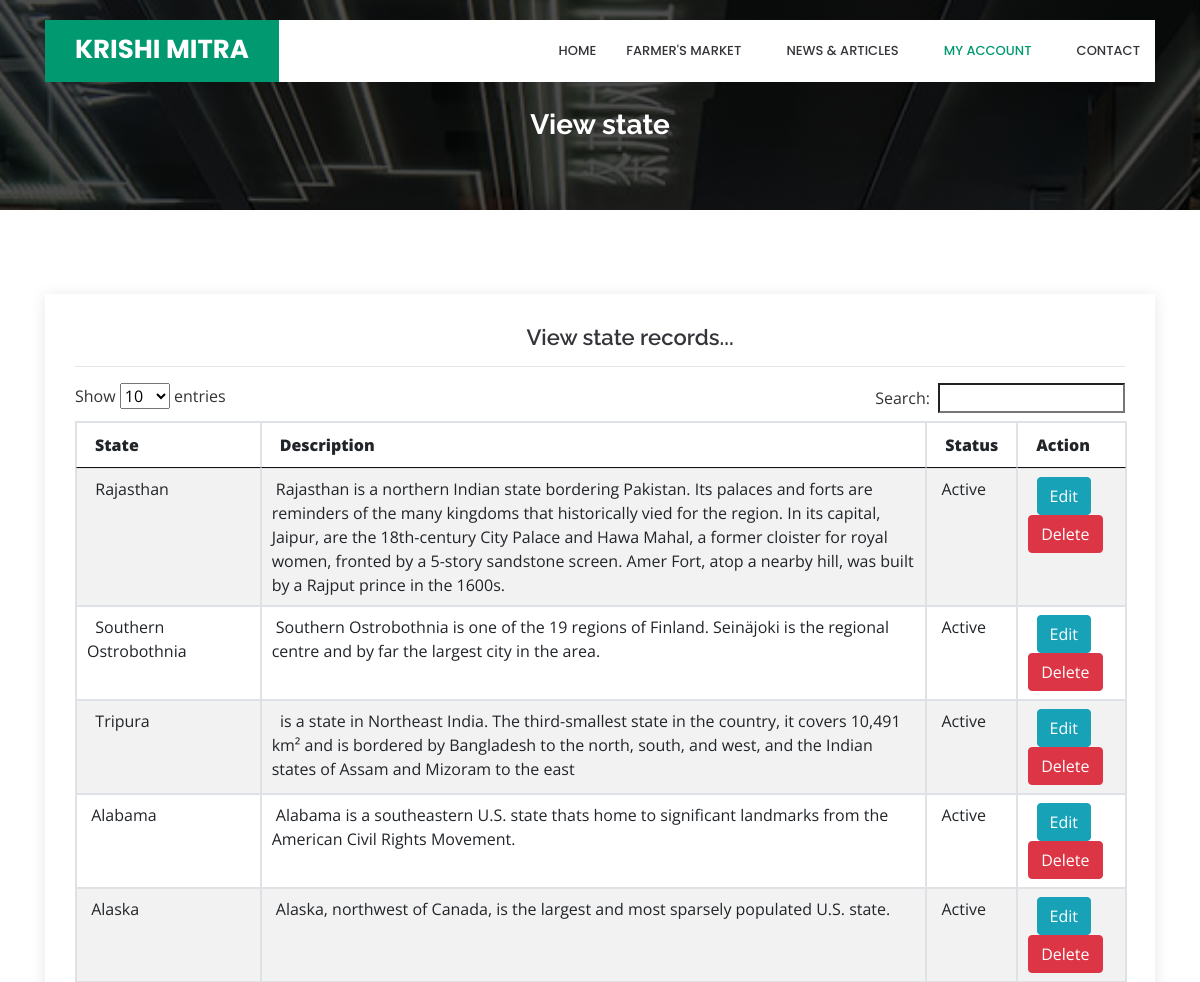
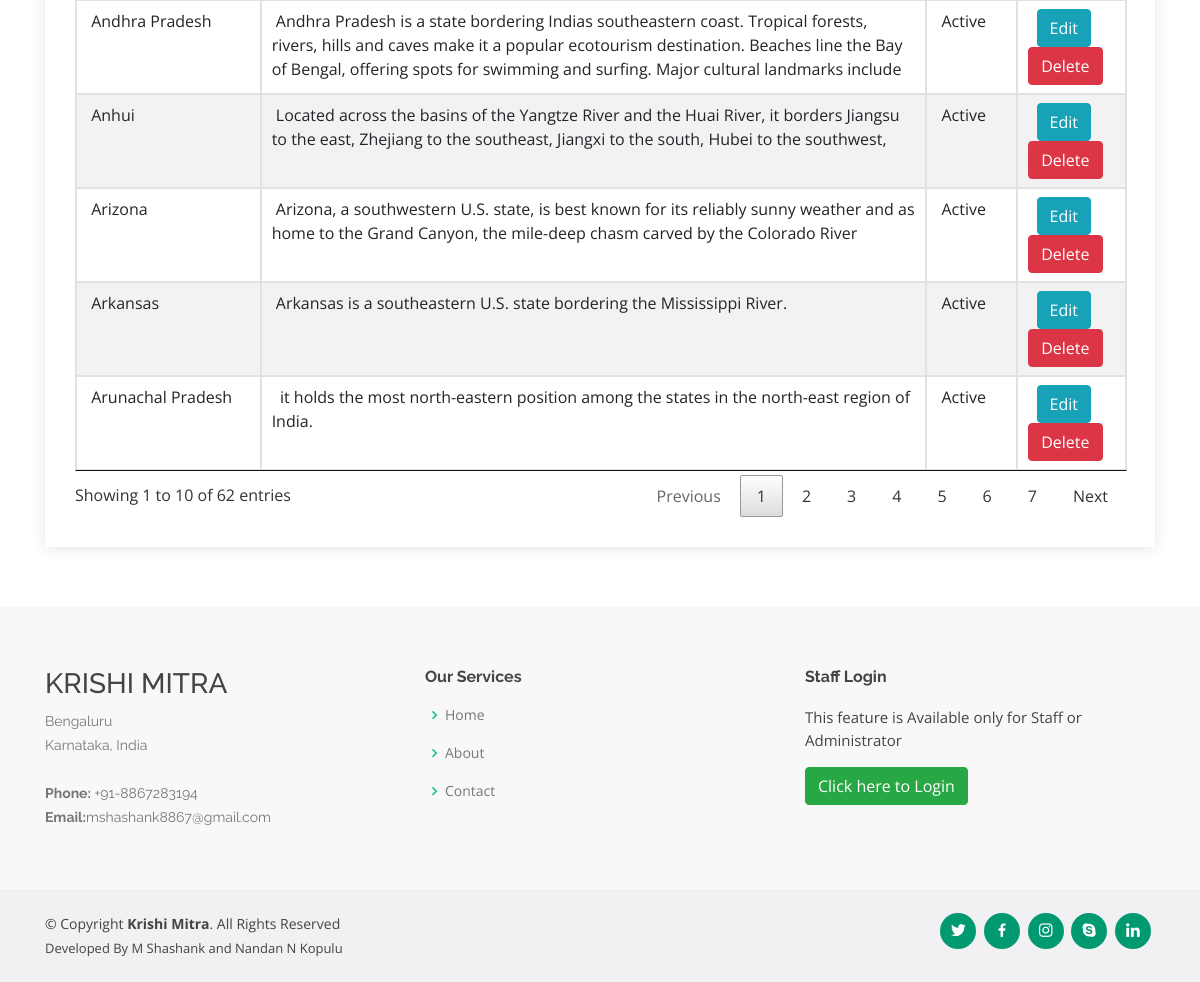
The app's page /viewstate.php (signed in) with its own data (2 pictures, top to bottom).
### tables this page shows
CREATE TABLE IF NOT EXISTS `state` (
`state_id` int(10) NOT NULL,
  `country_id` int(10) NOT NULL,
  `state` varchar(25) NOT NULL,
  `description` text NOT NULL,
  `status` varchar(10) NOT NULL
);

### viewstate.php (the view, shortened to what this page needs)
<?php
include("header.php");
?>
  <main id="main">
    <section id="cta" class="cta">
      <div class="container">
        <div class="text-center" data-aos="zoom-in">
		<br><br>
          <h3>View state</h3>
        </div>
      </div>
    </section>
    <section id="contact" class="contact">
      <div class="container">
        <div class="row">
          <div class="col-lg-12" data-aos="fade-up" data-aos-delay="100">
            <div class="info mt-4 ">
		<center><h4>View state records...</h4></center><hr>
<?php
							$sql = "SELECT * FROM state";
							  $qsql = mysqli_query($con,$sql);
							if(mysqli_num_rows($qsql)  == 0)
									{
										echo "<center>There is no State to display!!</center>";
									}
									else
									{
										?>
<table ID="datatable" class="table table-striped table-bordered " >
<thead>
<tr>
	<th><strong>State</strong></th>
	<th><strong>Description</strong></th>
	<th><strong>Status</strong></th>
	<th><strong>Action</strong></th>
  </tr>
  </thead>
  <tbody>
  <?php
  while($rs = mysqli_fetch_array($qsql))
  {
  echo "
  <tr>
	<td>&nbsp;$rs[state]</td>
	<td>&nbsp;$rs[description]</td>
	<td>&nbsp;$rs[status]</td>
	 <td>&nbsp; <a href='state.php?editid=$rs[state_id]' CLASS='btn btn-info'>Edit</a>  <a href='viewstate.php?deleteid=$rs[state_id]' onclick='return delconfirm()' CLASS='btn btn-danger'>Delete</a></td>
  </tr>";
  }
  ?>
  </tbody>
</table>
						<?php
						 }
						?>
            </div>
		  </div>
        </div>
      </div>
    </section>
  </main>
<?php
include("footer.php");
?>

### assets/css/style.css (style rules this page uses)
body { font-family: "Open Sans", sans-serif; color: #444444; }
a { color: #009970; }
h1, h2, h3, h4, h5, h6 { font-family: "Raleway", sans-serif; }
section { padding: 60px 0; overflow: hidden; }
.cta { background: linear-gradient(rgba(2, 2, 2, 0.7), rgba(0, 0, 0, 0.7)), url("../img/cta-bg.jpg") fixed center center; background-size: cover; padding: 60px 0; }
.cta h3 { color: #fff; font-size: 28px; font-weight: 700; }
.contact .info { padding: 30px; width: 100%; background: #fff; box-shadow: 0px 2px 15px rgba(0, 0, 0, 0.1); }
.contact .info h4 { padding: 0 0 0 60px; font-size: 22px; font-weight: 600; margin-bottom: 5px; color: #36343a; }

### records on screen
state: state "Southern Ostrobothnia", description "Southern Ostrobothnia is one of the 19 regions of Finland. Seinäjoki is the regional centre and by far the largest city in the area.", status "Active"
state: state "Andhra Pradesh", description "Andhra Pradesh is a state bordering Indias southeastern coast. Tropical forests, rivers, hills and caves make it a popular ecotourism destination. Beaches line the Bay of Bengal, offering spots for swimming and surfing. Major cultural landmarks include", status "Active"
state: state "Arunachal Pradesh", description "it holds the most north-eastern position among the states in the north-east region of India.", status "Active"
state: state "Rajasthan", description "Rajasthan is a northern Indian state bordering Pakistan. Its palaces and forts are reminders of the many kingdoms that historically vied for the region. In its capital, Jaipur, are the 18th-century City Palace and Hawa Mahal, a former cloister for royal women, fronted by a 5-story sandstone screen. Amer Fort, atop a nearby hill, was built by a Rajput prince in the 1600s.", status "Active"
state: state "Tripura", description "is a state in Northeast India. The third-smallest state in the country, it covers 10,491 km² and is bordered by Bangladesh to the north, south, and west, and the Indian states of Assam and Mizoram to the east", status "Active"
state: state "Alabama", description "Alabama is a southeastern U.S. state thats home to significant landmarks from the American Civil Rights Movement.", status "Active"
state: state "Alaska", description "Alaska, northwest of Canada, is the largest and most sparsely populated U.S. state.", status "Active"
state: state "Arizona", description "Arizona, a southwestern U.S. state, is best known for its reliably sunny weather and as home to the Grand Canyon, the mile-deep chasm carved by the Colorado River", status "Active"
state: state "Arkansas", description "Arkansas is a southeastern U.S. state bordering the Mississippi River.", status "Active"
state: state "Anhui", description "Located across the basins of the Yangtze River and the Huai River, it borders Jiangsu to the east, Zhejiang to the southeast, Jiangxi to the south, Hubei to the southwest,", status "Active"
